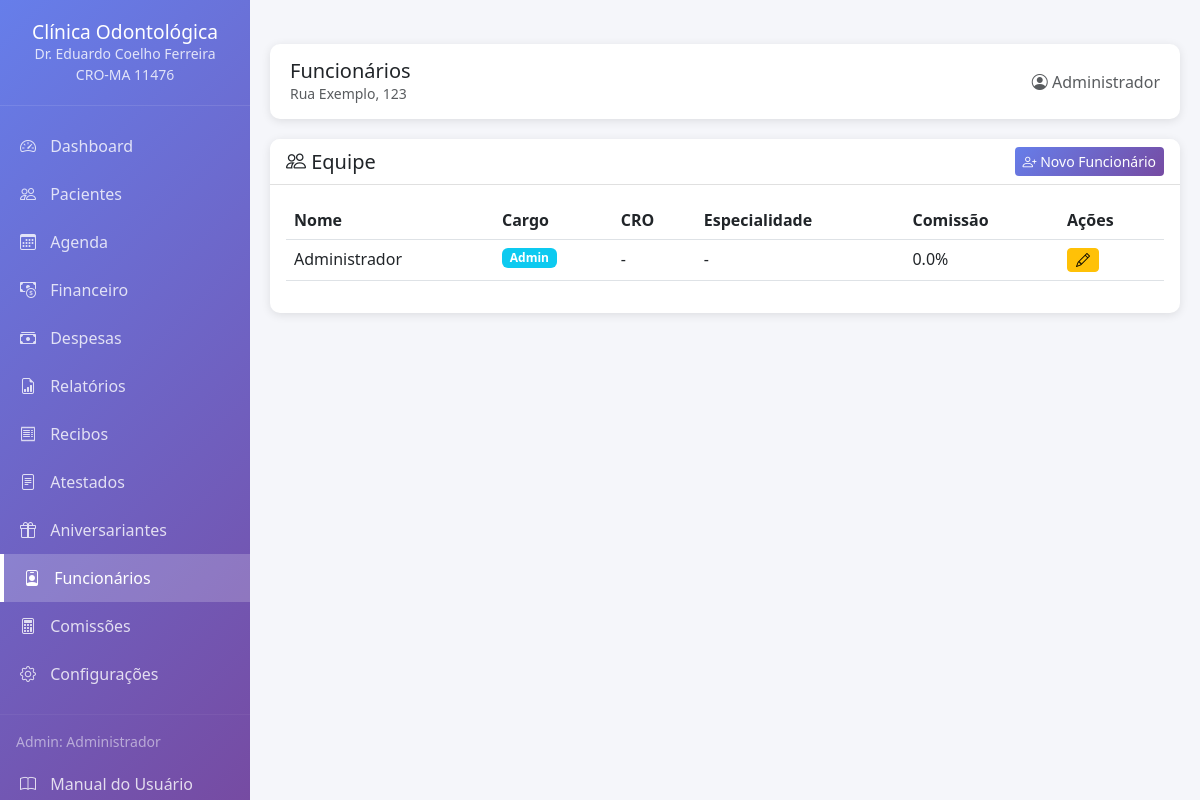
Screenshot of /funcionarios (signed in) with the database file from the repository.
### app.py (models this page shows, shortened)
class ConfiguracaoClinica(db.Model):
    __tablename__ = 'configuracao_clinica'
    id = db.Column(db.Integer, primary_key=True)
    nome_clinica = db.Column(db.String(200), nullable=False)
    endereco = db.Column(db.String(300), nullable=False)
    cidade = db.Column(db.String(100))
    estado = db.Column(db.String(2))
    cep = db.Column(db.String(10))
    email = db.Column(db.String(120))
    telefone = db.Column(db.String(20))
    nome_doutor = db.Column(db.String(200))
    cro = db.Column(db.String(20))
    cpf_doutor = db.Column(db.String(14))       # NOVO
    cnpj_clinica = db.Column(db.String(18))      # NOVO
    inscricao_municipal = db.Column(db.String(20))  # NOVO
    iss_percentual = db.Column(db.Float, default=5.0)  # NOVO
    @staticmethod
    def get_configuracao():
        config = ConfiguracaoClinica.query.first()
        return config

class Usuario(UserMixin, db.Model):
    __tablename__ = 'usuarios'
    id = db.Column(db.Integer, primary_key=True)
    username = db.Column(db.String(80), unique=True, nullable=False)
    password_hash = db.Column(db.String(200), nullable=False)
    nome_completo = db.Column(db.String(200))
    email = db.Column(db.String(120))
    cargo = db.Column(db.String(50), default='Dentista')
    cro = db.Column(db.String(20))
    cpf = db.Column(db.String(14))
    especialidade = db.Column(db.String(100))
    comissao_percentual = db.Column(db.Float, default=0.0)
    ativo = db.Column(db.Boolean, default=True)
    data_cadastro = db.Column(db.DateTime, default=datetime.utcnow)
    agendamentos = db.relationship('Agendamento', backref='profissional', lazy=True)
    tratamentos = db.relationship('FichaTratamento', backref='profissional', lazy=True)
    def tem_permissao(self, modulo):
        permissoes = {
            'Admin': [
                'dashboard', 'pacientes', 'ficha_clinica', 'ficha_ortodontica',
                'ficha_tratamento', 'odontograma', 'orcamento', 'agenda',
                'atestados', 'historico', 'aniversariantes', 'financeiro',
                'configuracao', 'funcionarios', 'comissoes', 'arquivos',
                'editar_pacientes', 'deletar_pacientes', 'editar_tratamentos',
                'excluir_tratamentos', 'ver_financeiro', 'editar_configuracao'
            ],
            'Dentista': [
                'dashboard', 'pacientes', 'ficha_clinica', 'ficha_ortodontica',
                'ficha_tratamento', 'odontograma', 'orcamento', 'agenda',
                'atestados', 'historico', 'aniversariantes', 'arquivos',
                'editar_tratamentos'
            ],
            'Secretaria': [
                'dashboard', 'pacientes', 'ficha_clinica', 'agenda',
                'atestados', 'aniversariantes', 'arquivos',
                'editar_pacientes'
            ],
            'Auxiliar': [
                'dashboard', 'pacientes', 'agenda', 'arquivos'
            ]
        }
        return modulo in permissoes.get(self.cargo, [])

### app.py (the view)
@app.route('/funcionarios')
@requer_permissao('funcionarios')
def listar_funcionarios():
    config = ConfiguracaoClinica.get_configuracao()
    funcionarios = Usuario.query.filter_by(ativo=True).all()
    return render_template('funcionarios/listar.html', config=config, funcionarios=funcionarios)

### app.py (called while the page is built)
@login_manager.user_loader
def load_user(user_id):
    return db.session.get(Usuario, int(user_id))

def requer_permissao(modulo):
    def decorator(f):
        @wraps(f)
        def decorated_function(*args, **kwargs):
            if not current_user.is_authenticated:
                return redirect(url_for('login'))
            if not current_user.tem_permissao(modulo):
                flash('Você não tem permissão para acessar esta área!', 'error')
                return redirect(url_for('dashboard'))
            return f(*args, **kwargs)
        return decorated_function
    return decorator

### templates/funcionarios/listar.html (shortened to what this page needs)
﻿{% extends "base.html" %}
{% block header_title %}Funcionários{% endblock %}
{% block content %}
<div class="card">
    <div class="card-header d-flex justify-content-between align-items-center">
        <h5 class="mb-0"><i class="bi bi-people"></i> Equipe</h5>
        <a href="/funcionarios/cadastrar" class="btn btn-primary btn-sm">
            <i class="bi bi-person-plus"></i> Novo Funcionário
        </a>
    </div>
    <div class="card-body">
        <div class="table-responsive">
            <table class="table table-hover">
                <thead>
                    <tr>
                        <th>Nome</th>
                        <th>Cargo</th>
                        <th>CRO</th>
                        <th>Especialidade</th>
                        <th>Comissão</th>
                        <th>Ações</th>
                    </tr>
                </thead>
                <tbody>
                    {% for f in funcionarios %}
                    <tr>
                        <td>{{ f.nome_completo }}</td>
                        <td><span class="badge bg-info">{{ f.cargo }}</span></td>
                        <td>{{ f.cro or '-' }}</td>
                        <td>{{ f.especialidade or '-' }}</td>
                        <td>{{ "%.1f"|format(f.comissao_percentual) }}%</td>
                        <td>
                            <a href="/funcionarios/editar/{{ f.id }}" class="btn btn-sm btn-warning">
                                <i class="bi bi-pencil"></i>
                            </a>
                        </td>
                    </tr>
                    {% endfor %}
                </tbody>
            </table>
        </div>
    </div>
</div>
{% endblock %}

### templates/base.html (shortened to what this page needs)
﻿<!DOCTYPE html>
<html lang="pt-BR">
<head>
    <link href="https://cdn.jsdelivr.net/npm/bootstrap@5.3.0/dist/css/bootstrap.min.css" rel="stylesheet">
    <link href="https://cdn.jsdelivr.net/npm/bootstrap-icons@1.11.0/font/bootstrap-icons.css" rel="stylesheet">
    <link href="https://cdnjs.cloudflare.com/ajax/libs/font-awesome/6.4.0/css/all.min.css" rel="stylesheet">
</head>
<body>
    <div class="sidebar">
        <div class="logo">
            <h4>{{ config.nome_clinica }}</h4>
            <small>Dr. {{ config.nome_doutor }}</small>
            <br>
            <small>{{ config.cro }}</small>
        </div>
        <nav class="nav flex-column mt-3">
            <a class="nav-link {{ 'active' if request.endpoint == 'dashboard' }}" href="{{ url_for('dashboard') }}">
                <i class="bi bi-speedometer2"></i> Dashboard
            </a>
            {% if current_user.tem_permissao('pacientes') %}
            <a class="nav-link {{ 'active' if 'pacientes' in request.endpoint }}" href="{{ url_for('listar_pacientes') }}">
                <i class="bi bi-people"></i> Pacientes
            </a>
            {% endif %}
            {% if current_user.tem_permissao('agenda') %}
            <a class="nav-link {{ 'active' if request.endpoint == 'agenda' }}" href="{{ url_for('agenda') }}">
                <i class="bi bi-calendar3"></i> Agenda
            </a>
            {% endif %}
            {% if current_user.tem_permissao('ver_financeiro') %}
            <a class="nav-link {{ 'active' if 'financeiro' in request.endpoint }}" href="{{ url_for('financeiro') }}">
                <i class="bi bi-cash-coin"></i> Financeiro
            </a>
            {% endif %}
            {% if current_user.tem_permissao('ver_financeiro') %}
            <a class="nav-link {{ 'active' if 'despesas' in request.endpoint }}" href="{{ url_for('despesas') }}">
                <i class="bi bi-cash-stack"></i> Despesas
            </a>
            {% endif %}
            {% if current_user.tem_permissao('ver_financeiro') %}
            <a class="nav-link {{ 'active' if 'relatorios' in request.endpoint }}" href="{{ url_for('relatorios') }}">
                <i class="bi bi-file-earmark-bar-graph"></i> Relatórios
            </a>
            {% endif %}
			{% if current_user.tem_permissao('ver_financeiro') %}
			<a class="nav-link {{ 'active' if 'recibos' in request.endpoint }}" href="{{ url_for('recibos') }}">
				<i class="bi bi-receipt"></i> Recibos
			</a>
			{% endif %}
            {% if current_user.tem_permissao('atestados') %}
            <a class="nav-link {{ 'active' if request.endpoint == 'atestados' }}" href="{{ url_for('atestados') }}">
                <i class="bi bi-file-text"></i> Atestados
            </a>
            {% endif %}
            {% if current_user.tem_permissao('aniversariantes') %}
            <a class="nav-link {{ 'active' if request.endpoint == 'aniversariantes' }}" href="{{ url_for('aniversariantes') }}">
                <i class="bi bi-gift"></i> Aniversariantes
            </a>
            {% endif %}
            {% if current_user.tem_permissao('funcionarios') %}
            <a class="nav-link {{ 'active' if 'funcionarios' in request.endpoint or request.endpoint == 'relatorio_comissoes' }}" href="{{ url_for('listar_funcionarios') }}">
                <i class="bi bi-person-badge"></i> Funcionários
            </a>
            {% endif %}
            {% if current_user.tem_permissao('comissoes') %}
            <a class="nav-link {{ 'active' if request.endpoint == 'relatorio_comissoes' }}" href="{{ url_for('relatorio_comissoes') }}">
                <i class="bi bi-calculator"></i> Comissões
            </a>
            {% endif %}
            {% if current_user.tem_permissao('editar_configuracao') %}
            <a class="nav-link {{ 'active' if request.endpoint == 'configuracao' }}" href="{{ url_for('configuracao') }}">
                <i class="bi bi-gear"></i> Configurações
            </a>
			{% endif %}
            <hr class="my-3" style="border-color: rgba(255,255,255,0.2);">
            <div class="px-3 mb-2">
                <small class="text-white-50">{{ current_user.cargo }}: {{ current_user.nome_completo }}</small>
            </div>
            <a class="nav-link" href="https://github.com/mileac/clinica-odontologica/blob/main/MANUAL.md" target="_blank">
				<i class="bi bi-book"></i> Manual do Usuário
			</a>
        </nav>
    </div>
    <div class="main-content">
        <div class="header-bar d-flex justify-content-between align-items-center">
            <div>
                <h5 class="mb-0">{% block header_title %}{% endblock %}</h5>
                <small class="text-muted">{{ config.endereco }}</small>
            </div>
            <div>
                <span class="text-muted">
                    <i class="bi bi-person-circle"></i> {{ current_user.nome_completo }}
                </span>
            </div>
        </div>
        {% block content %}{% endblock %}
    </div>
</body>
</html>

### templates/base.html (style rules this page uses)
:root { --primary-color: #1a73e8; --secondary-color: #4CAF50; --background-color: #f5f6fa; --sidebar-width: 250px; }
body { background-color: var(--background-color); font-family: 'Segoe UI', Tahoma, Geneva, Verdana, sans-serif; }
.sidebar { position: fixed; left: 0; top: 0; bottom: 0; width: var(--sidebar-width); background: linear-gradient(135deg, #667eea 0%, #764ba2 100%); color: white; z-index: 1000; overflow-y: auto; }
.sidebar .logo { padding: 20px; text-align: center; border-bottom: 1px solid rgba(255,255,255,0.1); }
.sidebar .logo h4 { margin: 0; font-size: 1.2rem; }
.sidebar .logo small { opacity: 0.8; }
.sidebar .nav-link { color: rgba(255,255,255,0.8); padding: 12px 20px; transition: all 0.3s; }
.sidebar .nav-link.active { color: white; background: rgba(255,255,255,0.2); border-left: 4px solid white; }
.sidebar .nav-link i { margin-right: 10px; }
.main-content { margin-left: var(--sidebar-width); padding: 20px; }
.header-bar { background: white; padding: 15px 20px; border-radius: 10px; box-shadow: 0 2px 10px rgba(0,0,0,0.1); margin-bottom: 20px; }
.card { border: none; border-radius: 10px; box-shadow: 0 2px 10px rgba(0,0,0,0.1); margin-bottom: 20px; }
.card-header { background: white; border-bottom: 1px solid #e0e0e0; border-radius: 10px 10px 0 0 !important; font-weight: 600; }
.btn-primary { background: linear-gradient(135deg, #667eea 0%, #764ba2 100%); border: none; }

### rows the page displays
ConfiguracaoClinica: nome_clinica "Clínica Odontológica", nome_doutor "Eduardo Coelho Ferreira", cro "CRO-MA 11476", endereco "Rua Exemplo, 123"
Usuario: cargo "Admin", nome_completo "Administrador", cro "-", especialidade "-", comissao_percentual "0.0"
